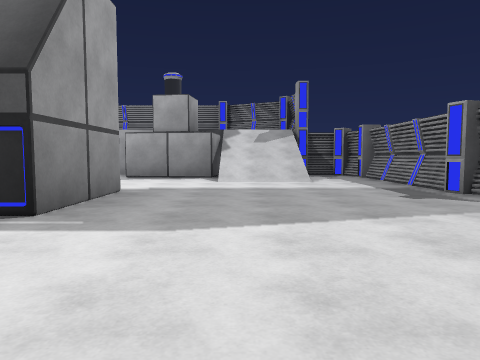
View 1 (above)

19 first-person views from a walk through a scene from a Unity 3-D project. The camera is 1.2 m above the floor, tilts 4° down and sees 70° across. The floor is counted in squares, 2.59 m on a side. Each view is taken from the middle of a square. On the plan, view 1 faces up. The plan holds only what a view shows up to about 9 squares ahead; the rest is blank. The place goes on beyond the plan. The player is left out.

View 2
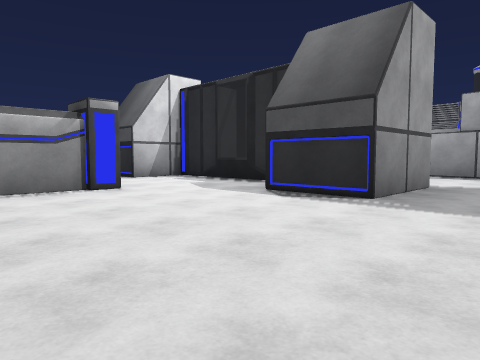

View 3
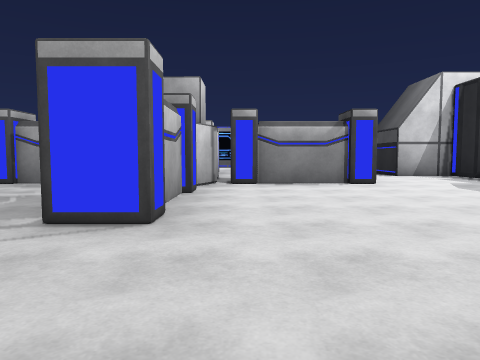

View 4
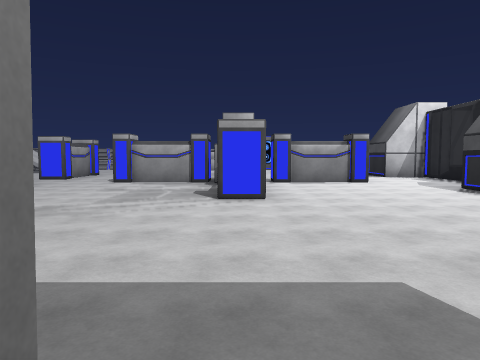

View 5
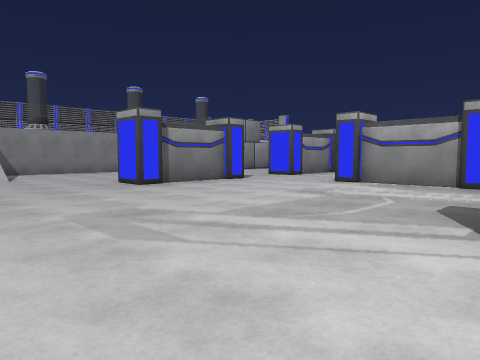

View 6
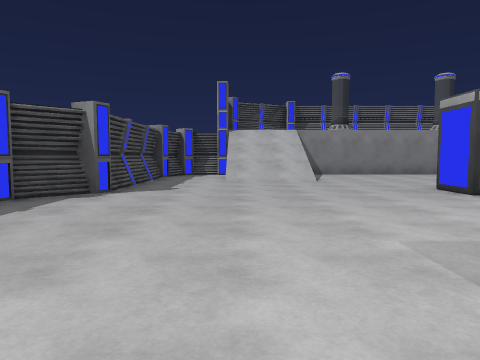

View 7
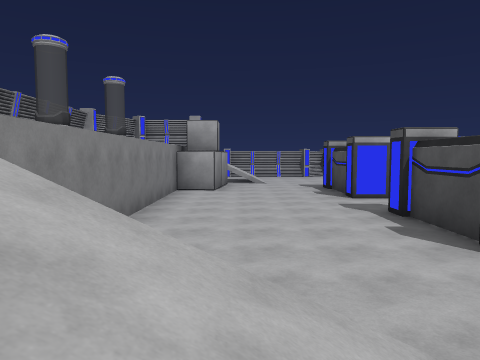

View 8
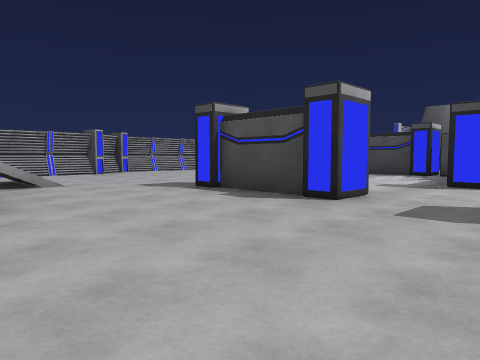

View 9
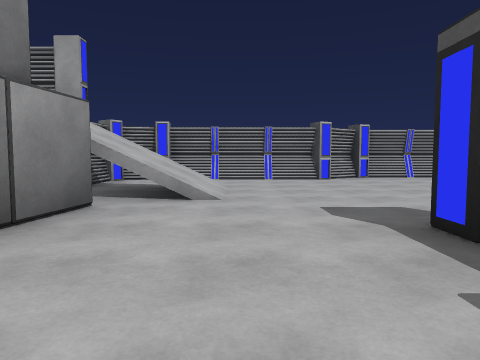

View 10
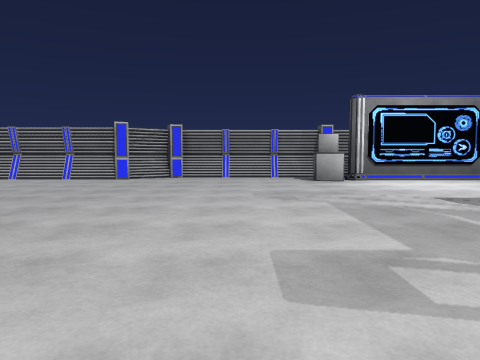

View 11
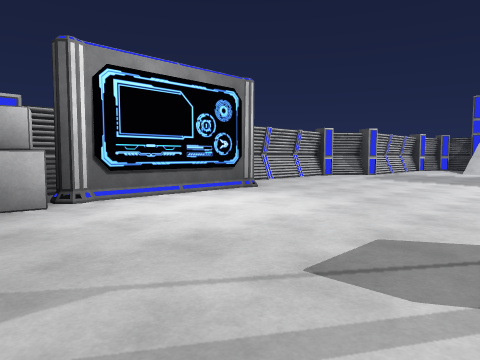

View 12
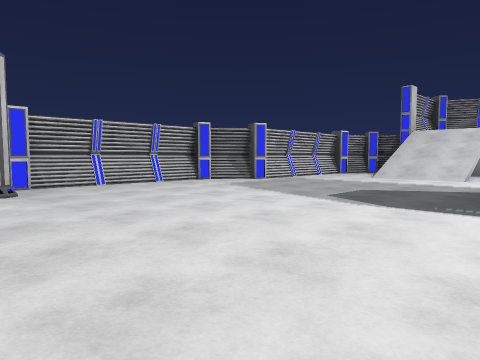

View 13
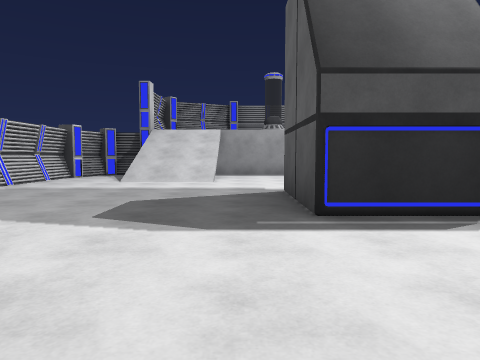

View 14
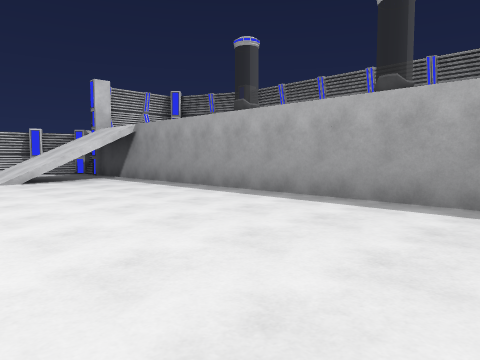

View 15
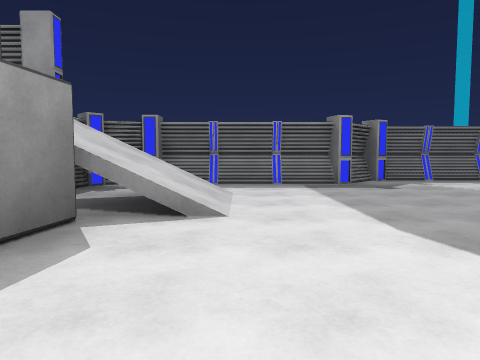

View 16
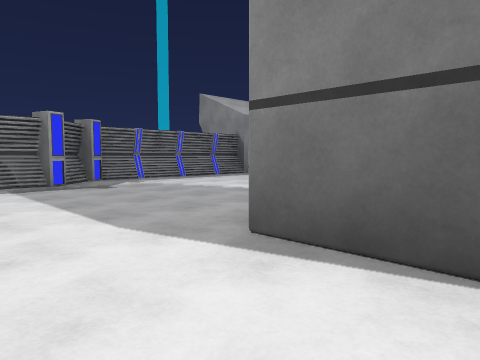

View 17
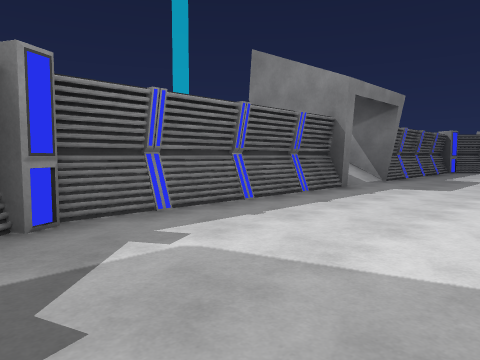

View 18
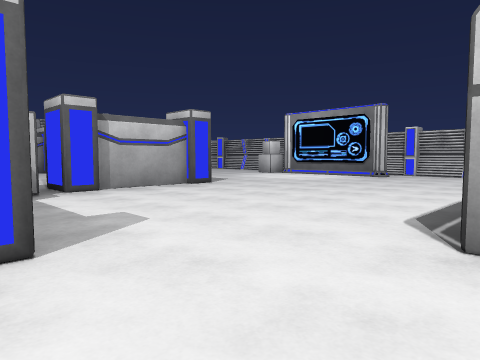

View 19
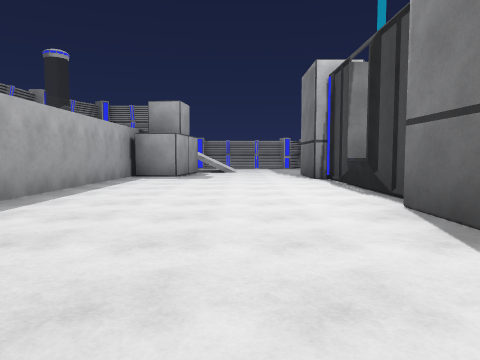

### Floor plan
Key: @ floor where view 1 was taken; # wall or solid block; . floor; / step, stairs or slope; = window, fence, low wall or low ledge; C column; O other object.
Columns run from 14 left of view 1 to 4 right of it. Each row starts with its distance up from view 1.
  9   CC#########   ##
  8  C.C .......###CC#
  7  #.//.........//.C
  6  #.//.........//.#
  5  #...............#
  4 #C....###=###....C#
  3 #C....##...##....C#
  2 #.................#
  1 #........O........#
  0 ##.......#....@...#
 -1  #.......O......../
 -2  #...O#OO#OOO...../
 -3 ##.......O........#
 -4 #........#........#
 -5 #........O........#
 -6 #C................#
 -7 #C....O#O.O#O....CC
 -8 ##....##..##.....#
 -9  #...............#
-10  #.//.........//.#
-11  C. ###.......  .C
-12  C#   ######## CC#

Positions as (right, up) in squares from view 1, and headings:
1: (0, 0), facing up
2: (0, -1), facing up-left
3: (1, -1), facing left
4: (4, -2), facing left
5: (1, -2), facing down-left
6: (1, -3), facing down
7: (1, -10), facing left
8: (-4, -11), facing up-left
9: (-6, -9), facing left
10: (-6, -5), facing left
11: (-9, -4), facing up-left
12: (-8, -1), facing up-left
13: (-9, 0), facing up
14: (-3, 5), facing up-left
15: (-3, 6), facing right
16: (-3, 6), facing down-right
17: (1, 4), facing down-right
18: (-5, 3), facing down-left
19: (-10, 6), facing right
